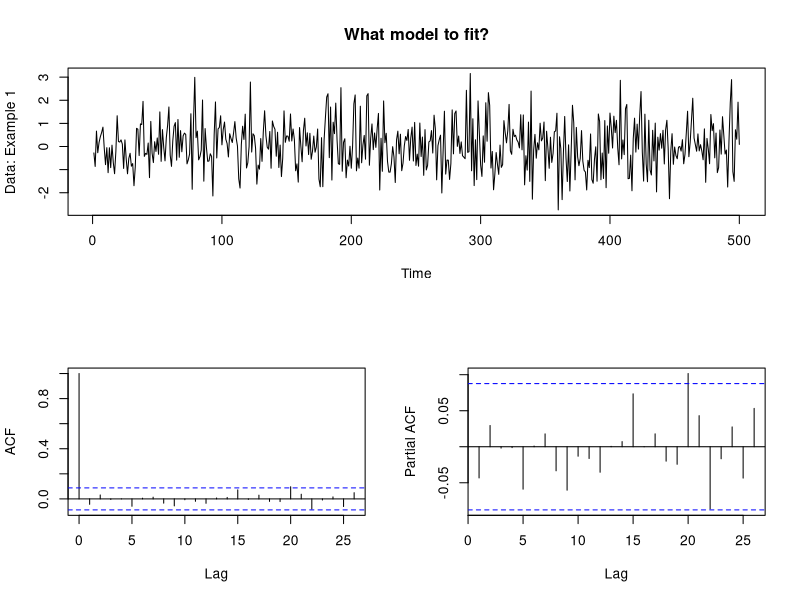
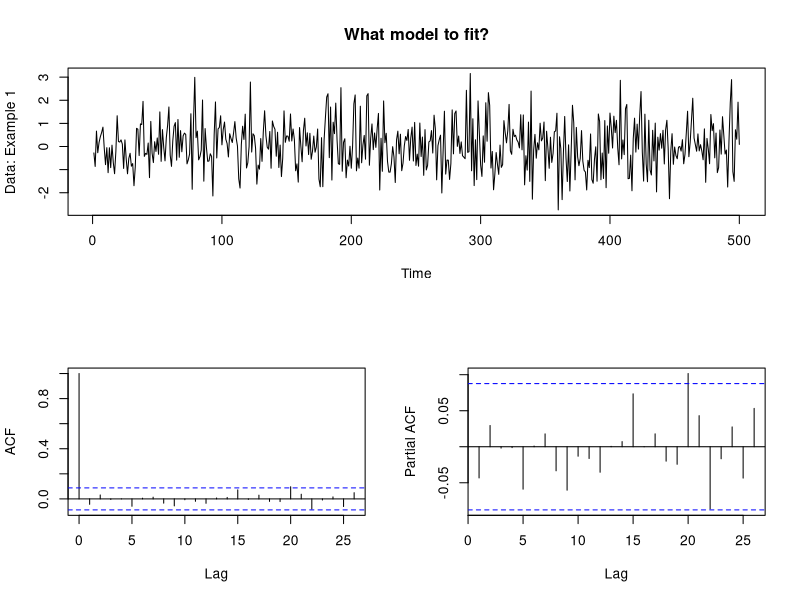
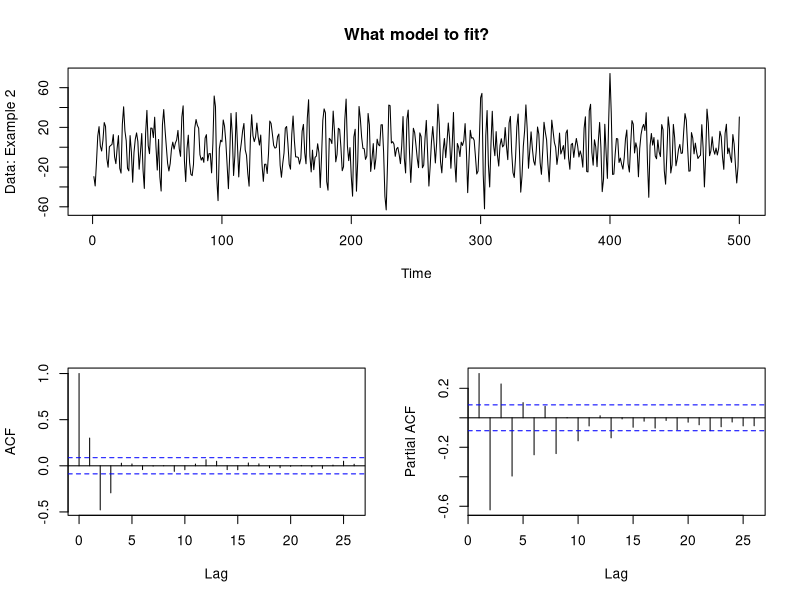
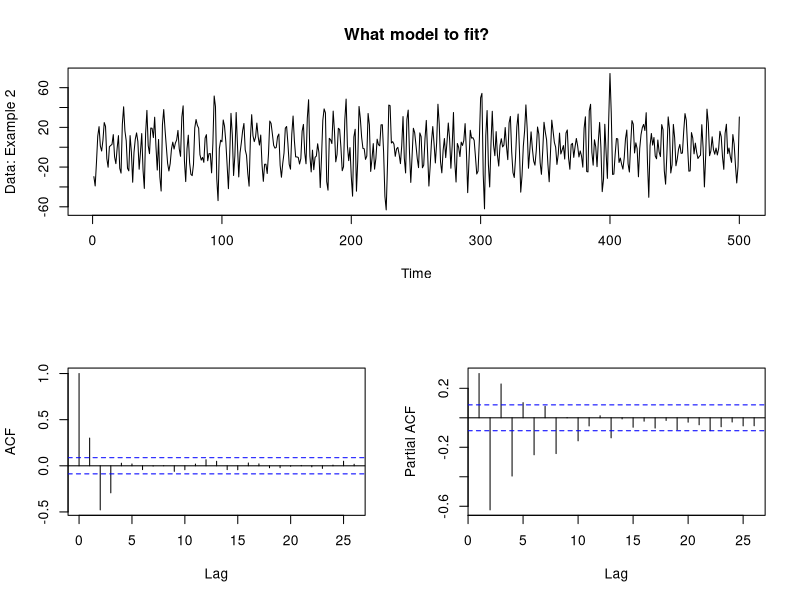
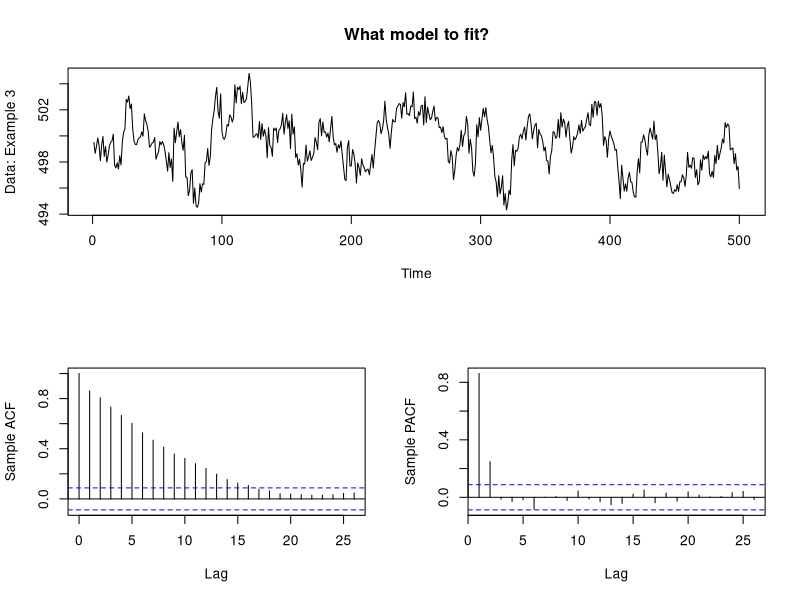
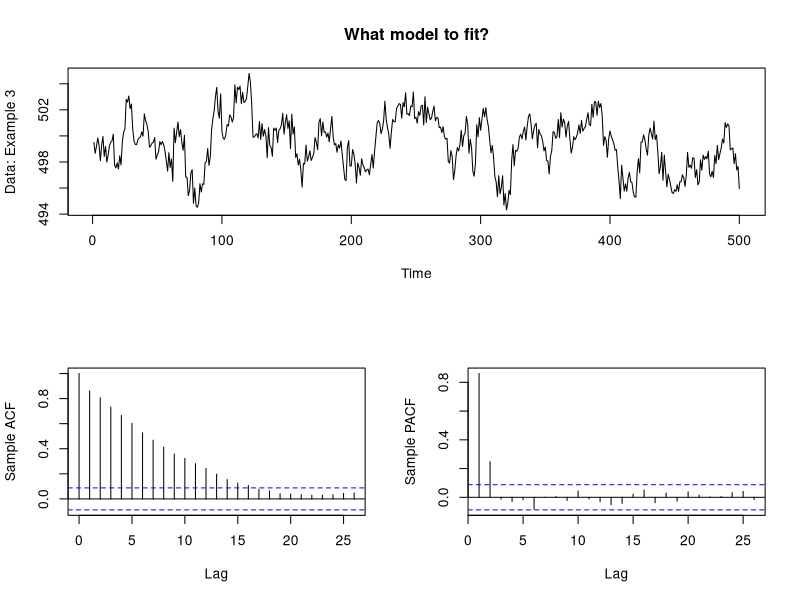
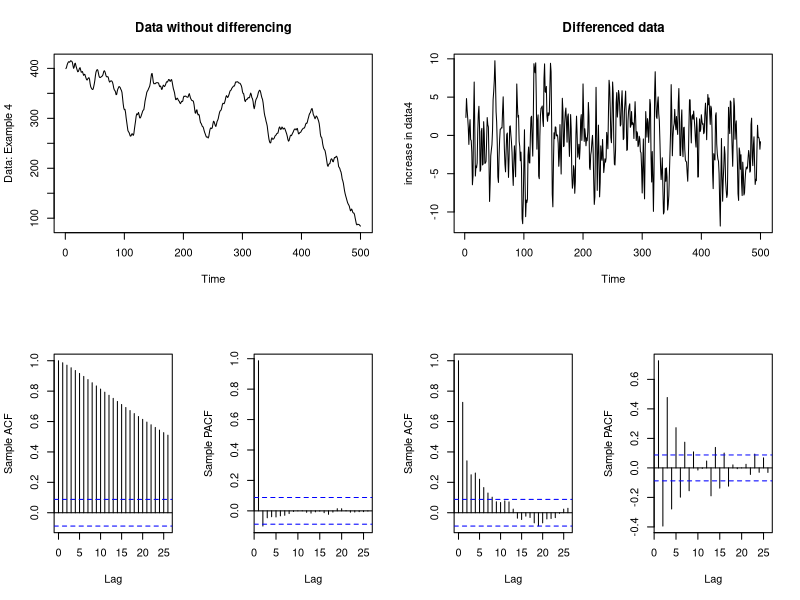
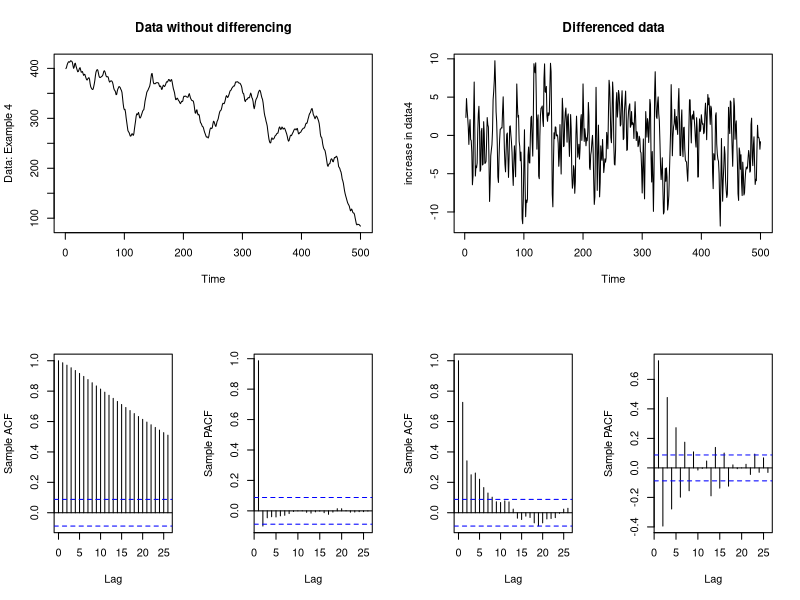

R code for these plots, in order:
#----------------------------------------------------------------------------------------------
# 1.2 Choosing a model - Example 1
#----------------------------------------------------------------------------------------------

data <- ts(read.csv("fittingmodelEg1.csv", header = FALSE))
head(data)

m <- matrix(2, 2, data = c(1, 2, 1, 3))
m
layout(m)

ts.plot(data, main = "What model to fit?", ylab = "Data: Example 1")
acf(data, main = "")
pacf(data, main = "")

#Alternatively:
plot(data, main = "What model to fit?", ylab = "Data: Example 1")
acf(data, main = "")
pacf(data, main = "")


par(mfrow = c(1, 1))

#----------------------------------------------------------------------------------------------
# 1.3 Choosing a model - Example 2
#----------------------------------------------------------------------------------------------

data2 <- ts(read.csv("fittingmodelEg2.csv", header = FALSE))
head(data2)

m <- matrix(2, 2, data = c(1, 2, 1, 3))
layout(m)

ts.plot(data2, main = "What model to fit?", ylab = "Data: Example 2")
acf(data2, main = "")
pacf(data2, main = "")

#Alternatively
plot(data2, main = "What model to fit?", ylab = "Data: Example 2")
acf(data2, main = "")
pacf(data2, main = "")


par(mfrow = c(1, 1))

#----------------------------------------------------------------------------------------------
# 1.4 Choosing a model - Example 3
#----------------------------------------------------------------------------------------------

data3 <- ts(read.csv("fittingmodelEg3.csv", header = FALSE))
head(data3)

m <- matrix(2, 2, data = c(1, 2, 1, 3))
layout(m)

ts.plot(data3, main = "What model to fit?", ylab = "Data: Example 3")
acf(data3, main = "", ylab = "Sample ACF")
pacf(data3, main = "", ylab = "Sample PACF")

#Alternatively
plot(data3, main = "What model to fit?", ylab = "Data: Example 3")
acf(data3, main = "", ylab = "Sample ACF")
pacf(data3, main = "", ylab = "Sample PACF")


par(mfrow = c(1, 1))

#----------------------------------------------------------------------------------------------
# 1.5 Choosing a model - Example 4
#----------------------------------------------------------------------------------------------

data4 <- ts(read.csv("fittingmodelEg4.csv", header = FALSE))
head(data4)

d <- diff(data4)
m <- matrix(2, 4, data = c(1, 2, 1, 3, 4, 5, 4, 6)); m

layout(m)

ts.plot(data4, main = "Data without differencing", ylab = "Data: Example 4")
acf(data4, main = "", ylab = "Sample ACF")
pacf(data4, main = "", ylab = "Sample PACF")

ts.plot(d, main = "Differenced data", ylab = "increase in data4")
acf(d, main = "", ylab = "Sample ACF")
pacf(d, main = "", ylab = "Sample PACF")

#Alternatively
plot(data4, main = "Data without differencing", ylab = "Data: Example 4")
acf(data4, main = "", ylab = "Sample ACF")
pacf(data4, main = "", ylab = "Sample PACF")

plot(d, main = "Differenced data", ylab = "increase in data4")
acf(d, main = "", ylab = "Sample ACF")
pacf(d, main = "", ylab = "Sample PACF")


par(mfrow = c(1, 1))

#----------------------------------------------------------------------------------------------
# 2.1 Fitting a model - Example 2
#----------------------------------------------------------------------------------------------

arima(data2, order = c(0, 0, 3))

#----------------------------------------------------------------------------------------------
# 2.2 Fitting a model - Example 3
#----------------------------------------------------------------------------------------------

arima(data3, order = c(2, 0, 0))

#----------------------------------------------------------------------------------------------
# 2.3 Fitting a model - Example 3
#----------------------------------------------------------------------------------------------

ar(data3)
ar(data3)$x.mean

#----------------------------------------------------------------------------------------------
# 2.4 Fitting a model - Example 4
#----------------------------------------------------------------------------------------------

arima(data4, order = c(1, 1, 1))
arima(d, order = c(1, 0, 1))

#----------------------------------------------------------------------------------------------
# 3.2 Calculating residuals
#----------------------------------------------------------------------------------------------

ma3 <- arima(data2, order = c(0, 0, 3))

e <- ma3$residuals
e <- residuals(ma3)

par(mfrow = c(2, 1))

ts.plot(e, main = "MA(3): analysis of residuals", ylab = "Residuals", col = "blue")
acf(e, main = "", ylab = "ACF of residuals")

#Alternatively
plot(e, main = "MA(3): analysis of residuals", ylab = "Residuals", col = "blue")
acf(e, main = "", ylab = "ACF of residuals")


par(mfrow = c(1, 1))

tsdiag(ma3)

#----------------------------------------------------------------------------------------------
# 3.3 Ljung-Box test
#----------------------------------------------------------------------------------------------

Box.test(e, lag = 5, type = "Ljung", fitdf = 3)

ar2 <- arima(data3, order = c(2, 0, 0))
e2 <- ar2$residuals
Box.test(e2, lag = 10, type = "Ljung", fitdf = 2)

#----------------------------------------------------------------------------------------------
# 3.4 AIC
#----------------------------------------------------------------------------------------------

arima(d, order = c(2, 0, 1))
arima(d, order = c(2, 0, 1))$aic
arima(d, order = c(1, 0, 2))$aic


## QUESTION 13-14.8


#------------------------------------------------------------------------------------
# i)
#------------------------------------------------------------------------------------

TS <- read.table("TS.txt", sep = "\t")
TS <- ts(TS[, 1], start = 1, end = length(TS[, 1]), frequency = 1)
fit <- arima(TS, order = c(2, 0, 0))
fit

#------------------------------------------------------------------------------------
# ii)
#------------------------------------------------------------------------------------

Box.test(fit$residuals, lag = 5, type = "Ljung", fitdf = 2)


## QUESTION 13-14.9


Wt <- read.table("Wt.csv", sep = "", header = TRUE)
Wt <- ts(Wt$value, start = min(Wt$day), end = max(Wt$day))

par(mfrow = c(2, 1))

acf(Wt, main = "Data: Wt", ylab = "sample ACF")
pacf(Wt, main = "", ylab = "sample PACF")

par(mfrow = c(1, 1))


## QUESTION 13-14.10


#------------------------------------------------------------------------------------
# i)
#------------------------------------------------------------------------------------

Xt <- read.table("Xt.csv", sep = ",", header = TRUE)
Xt <- ts(Xt, 1990, frequency = 12)

answer <- numeric(4)
model <- arima(Xt, order = c(0, 1, 2))

aic <- model$aic
aic <- arima(Xt, order = c(0, 1, 2))$aic

row <- c(0, 1, 2, aic)
row

answer <- rbind(answer, row)
answer

answer <- numeric(4)

for (p in 0:2) for (d in 0:2) for (q in 0:2) {
  aic <- arima(Xt, order = c(p, d, q))$aic
  row <- c(p, d, q, aic)
  answer <- rbind(answer, row)
}

answer = answer[-1, ]
answer

#------------------------------------------------------------------------------------
# ii)
#------------------------------------------------------------------------------------

min(answer[, 4])

which(answer[, 4] == min(answer[, 4]))

answer[15, ]


## QUESTION 13-14.11


#------------------------------------------------------------------------------------
# i)
#------------------------------------------------------------------------------------

Yt <- read.table("Yt.csv", sep = ",", header = TRUE)
Yt <- ts(Yt[, 2], 2005, frequency = 12)

fit <- arima(Yt, order = c(1, 0, 1))
fit

#------------------------------------------------------------------------------------
# ii)
#------------------------------------------------------------------------------------

et <- fit$residuals
acf(et, lag.max = 24)
tsdiag(fit) 

#------------------------------------------------------------------------------------
# iii)
#------------------------------------------------------------------------------------

et <- fit$residuals
n <- length(et)
turns = 0

for (i in 2:(n - 1)) {
  if (et[i] > et[i + 1] & et[i] > et[i - 1]) {
    turns <- turns + 1
  }
  else if (et[i] < et[i + 1] & et[i] < et[i - 1]) {
    turns <- turns + 1
  }
}

turns

E <- 2/3 * (n - 2)
V <- (16*n - 29)/90
E; turns
ts <- (turns - E + 0.5)/V^0.5
ts 